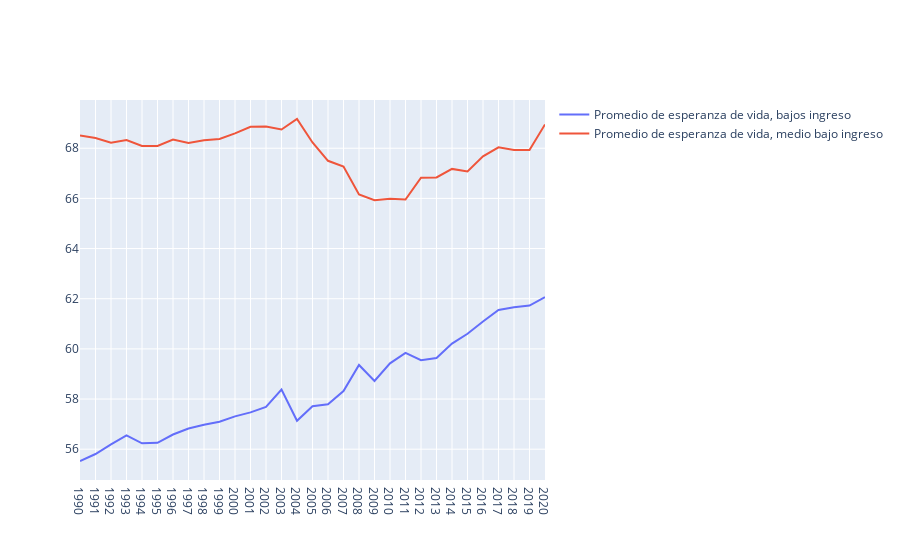

Notebook source saved alongside this figure:
### Code cell
import plotly.graph_objects as go

fig = go.Figure()

fig.add_trace(go.Scatter(x=prom_ingreso_bajo.index, 
                y=prom_ingreso_bajo.esperanza_vida_total,
                name="Promedio de esperanza de vida, bajos ingreso"
))
fig.add_trace(go.Scatter(x=prom_ingreso_medio_bajo.index, 
                y=prom_ingreso_medio_bajo.esperanza_vida_total,
                name="Promedio de esperanza de vida, medio bajo ingreso"
))


fig.show()

### Figure 1 — Plotly figure (JSON) as saved in the notebook; plotly's stock layout.template omitted (floating-point values rounded to 4 significant figures)
{"data": [{"name": "Promedio de esperanza de vida, bajos ingreso", "type": "scatter", "x": ["1990", "1991", "1992", "1993", "1994", "1995", "1996", "1997", "1998", "1999", "2000", "2001", "2002", "2003", "2004", "2005", "2006", "2007", "2008", "2009", "2010", "2011", "2012", "2013", "2014", "2015", "2016", "2017", "2018", "2019", "2020"], "y": [55.53, 55.81, 56.19, 56.55, 56.24, 56.25, 56.59, 56.82, 56.97, 57.09, 57.31, 57.47, 57.68, 58.38, 57.13, 57.71, 57.79, 58.32, 59.36, 58.72, 59.43, 59.84, 59.55, 59.63, 60.21, 60.6, 61.09, 61.55, 61.66, 61.73, 62.06]}, {"name": "Promedio de esperanza de vida, medio bajo ingreso", "type": "scatter", "x": ["1990", "1991", "1992", "1993", "1994", "1995", "1996", "1997", "1998", "1999", "2000", "2001", "2002", "2003", "2004", "2005", "2006", "2007", "2008", "2009", "2010", "2011", "2012", "2013", "2014", "2015", "2016", "2017", "2018", "2019", "2020"], "y": [68.51, 68.4, 68.22, 68.33, 68.09, 68.09, 68.34, 68.21, 68.32, 68.37, 68.59, 68.85, 68.87, 68.75, 69.17, 68.23, 67.5, 67.27, 66.16, 65.93, 65.99, 65.95, 66.82, 66.83, 67.18, 67.07, 67.68, 68.04, 67.93, 67.93, 68.95]}], "layout": {}}
